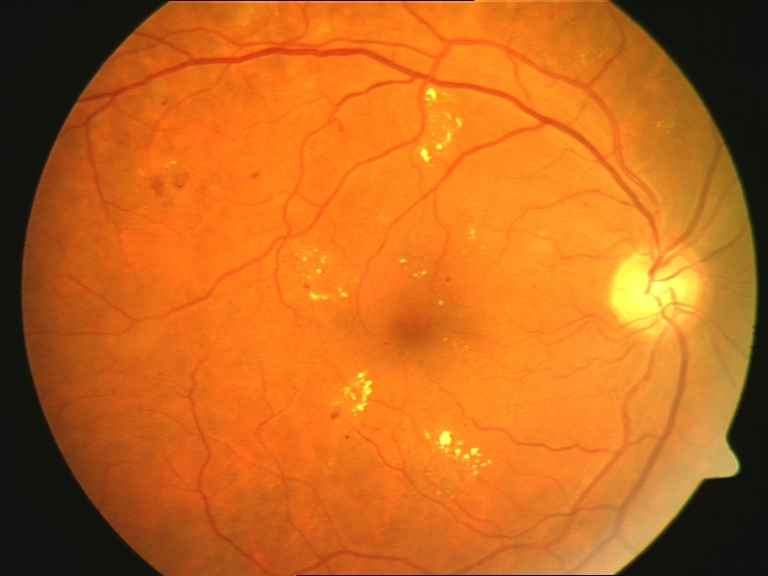
#> input picture MidSem/Resources/image (95).jpg, 768 x 576 px, found by its file name
$ python tests1.py
#> lines starting #> are read from the running program, lines starting #| are printed output that depends on the picture; after the words box and inside, x2 and y2 are one past the last pixel; in counts of white or black regions, pixels touching at a corner belong together
import cv2
import numpy as np
import matplotlib.pyplot as plt

img = cv2.imread('Resources\\image (95).jpg')
#> img is the input picture: shape (576, 768, 3); mean B, G, R 29.1, 103.4, 195.1

gray_img = cv2.cvtColor(img, cv2.COLOR_BGR2GRAY)
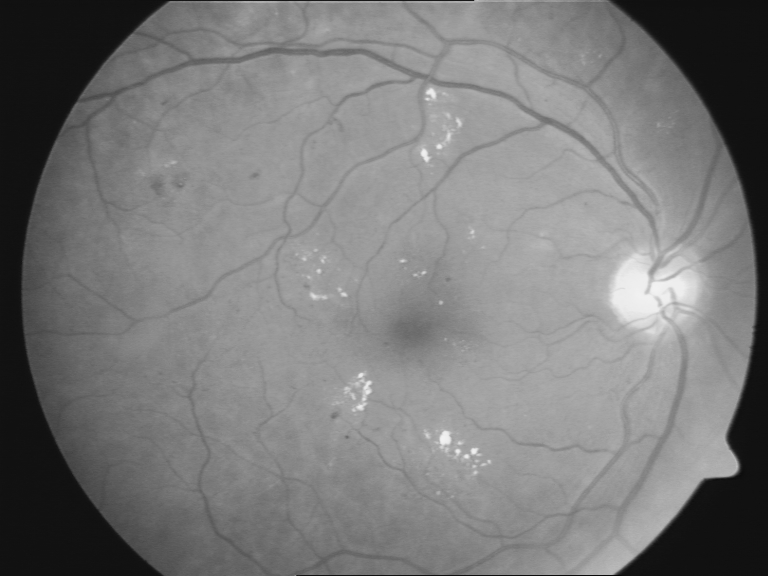
#> gray_img: shape (576, 768); min 2, max 242, mean 122.3

img_mean = np.array(gray_img)
r, c = img_mean.shape
#> r = 576; c = 768
mean = np.median(img_mean.ravel())
#> mean = 140
for i in range(r):
    for j in range(c):
        if gray_img[i, j] <= 35:
            img_mean[i, j] = mean
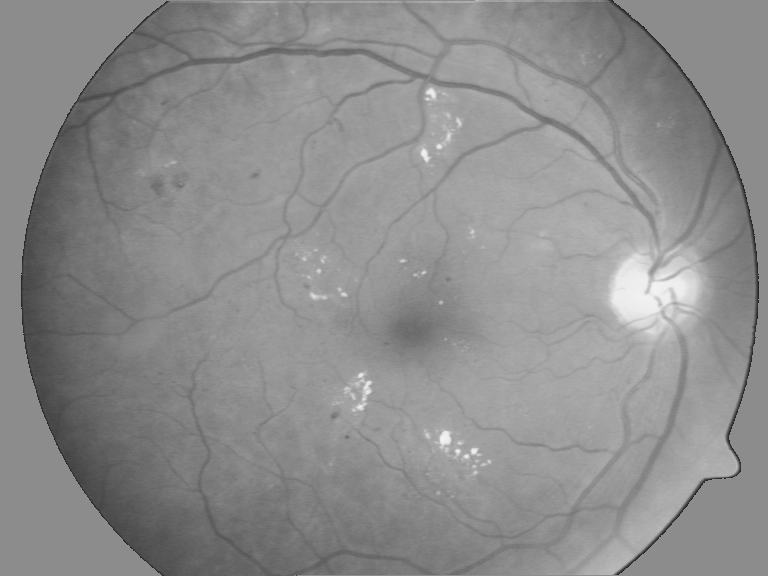
#> img_mean: shape (576, 768); 15.31% of pixels changed, all inside (x1, y1, x2, y2) = (0, 0, 768, 576)

windowName = 'Gray Image'

cv2.imshow(windowName, img_mean)

ret, out_img = cv2.threshold(img_mean, 127, 255, cv2.THRESH_BINARY + cv2.THRESH_OTSU)
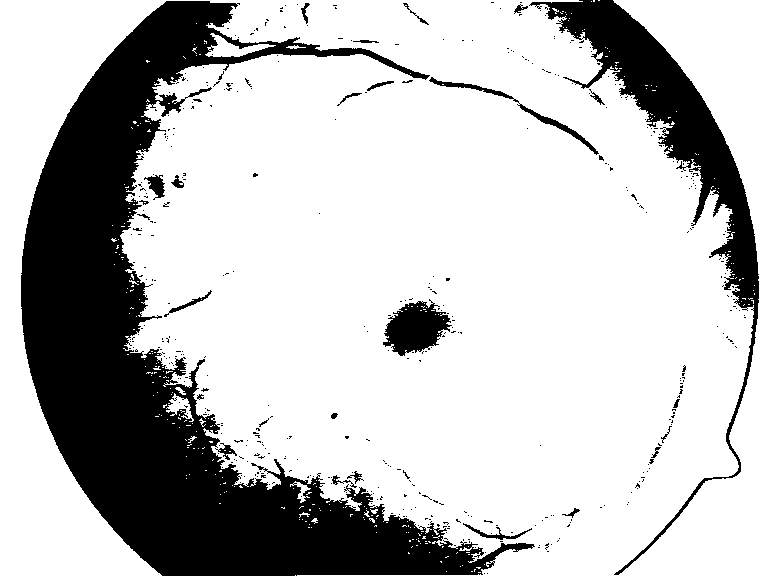
#> out_img: shape (576, 768); 75.7% white; 462 black regions (435 under 20 px), largest, box (x1, y1, x2, y2) and area: (21, 1, 535, 576) 84435, (529, 0, 759, 575) 16956, (383, 299, 452, 356) 2345
#> ret = 130
cv2.imshow('Otsu', out_img)
cv2.waitKey(0)
cv2.destroyAllWindows()
